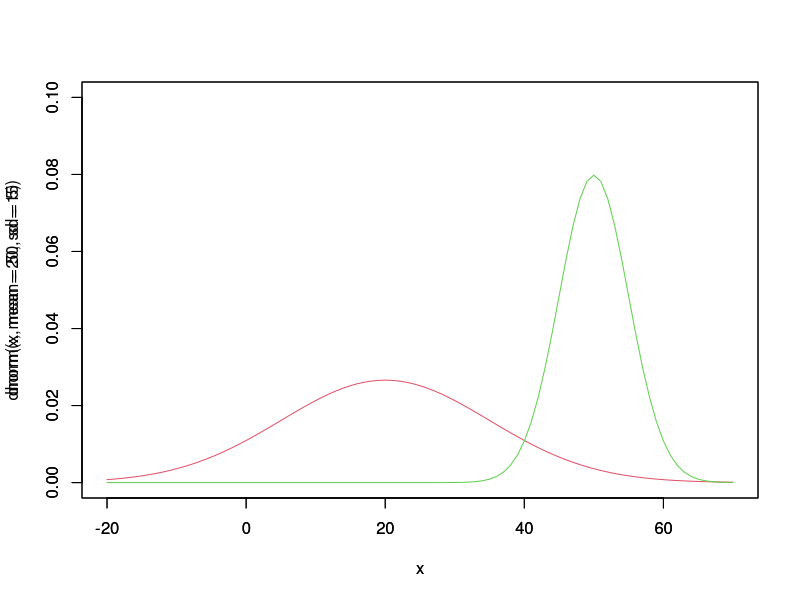

This chart was generated by the following R code:
x <- seq(-20, 70)
ylim <- c(0, 0.1)
plot(x, dnorm(x, mean = 20, sd = 15), type = 'l', col = 2, ylim = ylim)
par(new = T)
plot(x, dnorm(x, mean = 50, sd = 5), type = 'l', col = 3, ylim = ylim)
